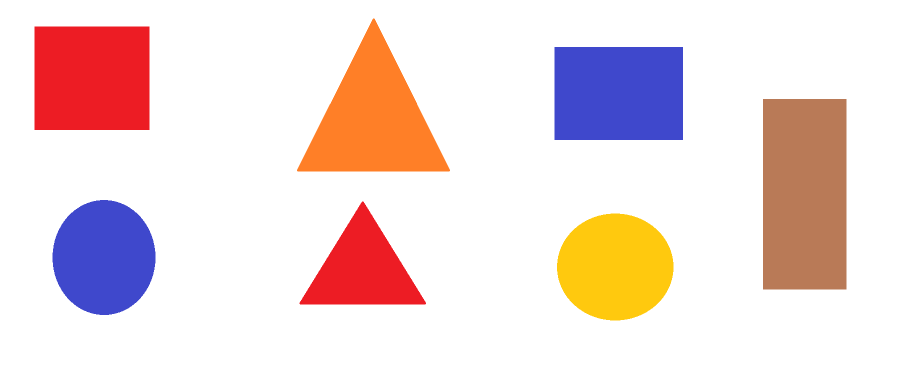
#> input picture ComputerVision/OpenCV/BasicPrograms/ContourShapedetection/shapes.png, 1826 x 760 px, found by its file name (shown at 1/2 size)
$ python Shapedetection.py
#> lines starting #> are read from the running program, lines starting #| are printed output that depends on the picture; after the words box and inside, x2 and y2 are one past the last pixel; in counts of white or black regions, pixels touching at a corner belong together
import cv2
import numpy as np

def stackImages(scale,imgArray):
    rows = len(imgArray)
    cols = len(imgArray[0])
    rowsAvailable = isinstance(imgArray[0], list)
    width = imgArray[0][0].shape[1]
    height = imgArray[0][0].shape[0]
    if rowsAvailable:
        for x in range ( 0, rows):
            for y in range(0, cols):
                if imgArray[x][y].shape[:2] == imgArray[0][0].shape [:2]:
                    imgArray[x][y] = cv2.resize(imgArray[x][y], (0, 0), None, scale, scale)
                else:
                    imgArray[x][y] = cv2.resize(imgArray[x][y], (imgArray[0][0].shape[1], imgArray[0][0].shape[0]), None, scale, scale)
                if len(imgArray[x][y].shape) == 2: imgArray[x][y]= cv2.cvtColor( imgArray[x][y], cv2.COLOR_GRAY2BGR)
        imageBlank = np.zeros((height, width, 3), np.uint8)
        hor = [imageBlank]*rows
        hor_con = [imageBlank]*rows
        for x in range(0, rows):
            hor[x] = np.hstack(imgArray[x])
        ver = np.vstack(hor)
    else:
        for x in range(0, rows):
            if imgArray[x].shape[:2] == imgArray[0].shape[:2]:
                imgArray[x] = cv2.resize(imgArray[x], (0, 0), None, scale, scale)
            else:
                imgArray[x] = cv2.resize(imgArray[x], (imgArray[0].shape[1], imgArray[0].shape[0]), None,scale, scale)
            if len(imgArray[x].shape) == 2: imgArray[x] = cv2.cvtColor(imgArray[x], cv2.COLOR_GRAY2BGR)
        hor= np.hstack(imgArray)
        ver = hor
    return ver

def getContours(img):
    #retrieves extreme outer contours
    contours,hierarchy = cv2.findContours(img, cv2.RETR_EXTERNAL, cv2.CHAIN_APPROX_NONE)[-2:]
    for cnt in contours:
        area = cv2.contourArea(cnt)
        print(area)
        if area>2000:
            cv2.drawContours(imgContour,cnt,-1,(255,0,0),3)
            peri = cv2.arcLength(cnt,True)
            print(peri)
            approx = cv2.approxPolyDP(cnt,0.02*peri, True)
            print(len(approx))
            objCor = len(approx)
            x, y, w, h= cv2.boundingRect(approx)

            if objCor ==3:objectType = "Tri"
            elif objCor ==4:
                aspRatio = w/float(h)
                if aspRatio > 0.95 and aspRatio < 1.05: objectType="Square"
                else:objectType="Rectangle"
            elif objCor > 4: objectType="Circle"
            else:objectType="None"
            #draw rectangles on objects
            cv2.rectangle(imgContour, (x,y),(x+w,y+h),(0,255,0),2)
            cv2.putText(imgContour,objectType,
                        (x+(w//2)-10,y+(h//2)-10),cv2.FONT_HERSHEY_COMPLEX,0.8,
                        (0,0,0),2)


path = 'C:\\Users\\teija\\OneDrive\\Git\\Python\\OpenCV\\ContourShapedetection\\shapes.png'
img = cv2.imread(path)
#> img is the input picture: shape (760, 1826, 3); mean B, G, R 218.2, 219.6, 239.1
img = cv2.resize(img, (500,300))
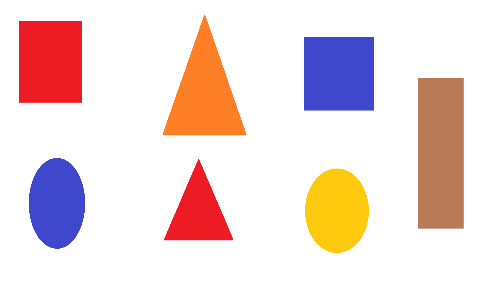
#> img: shape (300, 500, 3); mean B, G, R 218.2, 219.6, 239.1
imgContour = img.copy()

imgGray = cv2.cvtColor(img, cv2.COLOR_BGR2GRAY)
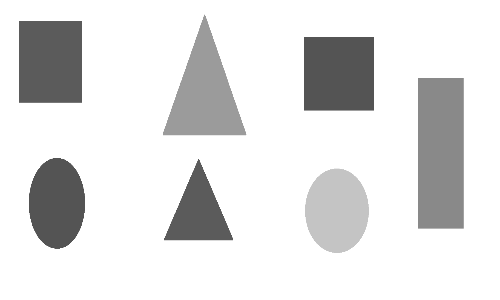
#> imgGray: shape (300, 500); min 84, max 255, mean 225.2
imgblur = cv2.GaussianBlur(imgGray,(7,7), 1)
#canny corners
imgCanny = cv2.Canny(imgblur, 50, 50)
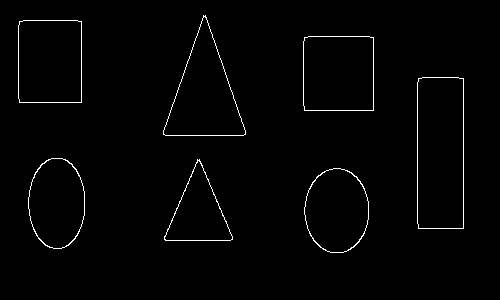
#> imgCanny: shape (300, 500); 1.4% white in thin lines or dots, all inside (x1, y1, x2, y2) = (18, 15, 464, 253)
getContours(imgCanny)
#> in getContours, `contours,hierarchy = cv2.findContours(img, cv2.RETR_EXTERNAL, cv2.CHAI..`: contours = 7 contours; box (x1, y1, x2, y2) and area: (417, 77, 464, 229) 6929, (303, 36, 374, 111) 5164, (163, 15, 246, 136) 5158, (18, 20, 82, 103) 5151, (304, 168, 369, 253) 4252, (28, 158, 85, 249) 4030, (164, 159, 233, 241) 2902
#> the loop in getContours, `for cnt in contours:` made 7 passes
#> (area, peri, approx, objCor, x, y, w, h) on passes 4 to 6: (6929, 391.7, [[418, 78], [418, 228], [463, 228], [463, 78]], 4, 418, 78, 46, 151), (5164, 285.7, [[304, 37], [304, 110], [373, 110], [373, 37]], 4, 304, 37, 70, 74), (5151, 287.7, [[19, 21], [19, 102], [81, 102], [81, 21]], 4, 19, 21, 63, 82)
#> (area, peri, approx, objCor, x, y, w, h) on passes 2, 7: (2902, 259, [[197, 159], [164, 239], [230, 240]], 3, 164, 159, 67, 82), (5158, 356.8, [[203, 15], [163, 134], [243, 135]], 3, 163, 15, 81, 121)
#> (printed output is left out)
#> after the loop in getContours, `for cnt in contours:`:
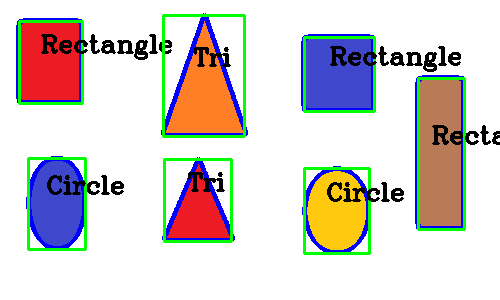
#> imgContour: shape (300, 500, 3); 11.37% of pixels changed, all inside (x1, y1, x2, y2) = (16, 13, 500, 255)


while True:
    k = cv2.waitKey(1) & 0xFF
#> (key q is pressed here)
    imgBlank = np.zeros_like(img)
    imgStack = stackImages(0.6,([img,imgGray,imgblur],
                                [imgCanny,imgContour,imgBlank]))
#> after the loop in stackImages, `for x in range(0, rows):`: hor = 2 items
#> in stackImages, `ver = np.vstack(hor)`:
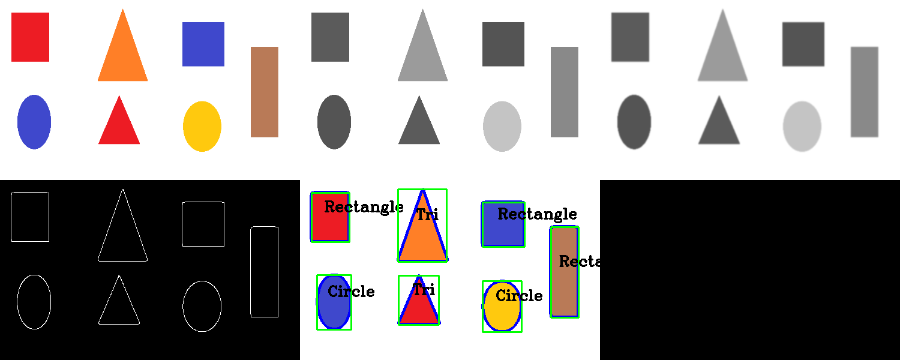
#> ver: shape (360, 900, 3); mean of channels 0, 1, 2 146.3, 147.1, 151; drawn as B, G, R
    cv2.imshow("Stacked", imgStack)
    if k == ord('q'):
        break
